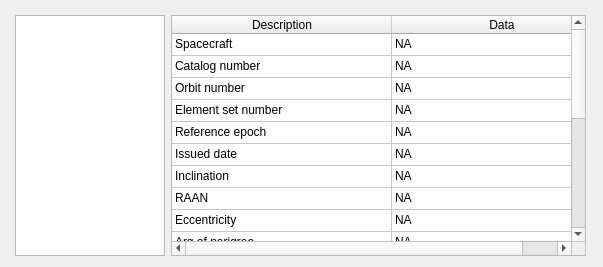
<?xml version="1.0" encoding="UTF-8"?>
<ui version="4.0">
 <class>orbitdialog</class>
 <widget class="QDialog" name="orbitdialog">
  <property name="windowModality">
   <enum>Qt::WindowModal</enum>
  </property>
  <property name="geometry">
   <rect>
    <x>0</x>
    <y>0</y>
    <width>603</width>
    <height>267</height>
   </rect>
  </property>
  <property name="sizePolicy">
   <sizepolicy hsizetype="Expanding" vsizetype="Expanding">
    <horstretch>0</horstretch>
    <verstretch>0</verstretch>
   </sizepolicy>
  </property>
  <property name="maximumSize">
   <size>
    <width>16777215</width>
    <height>16777215</height>
   </size>
  </property>
  <property name="windowTitle">
   <string>Satellite Orbit Data</string>
  </property>
  <property name="modal">
   <bool>true</bool>
  </property>
  <widget class="QWidget" name="layoutWidget">
   <property name="geometry">
    <rect>
     <x>10</x>
     <y>10</y>
     <width>581</width>
     <height>251</height>
    </rect>
   </property>
   <layout class="QHBoxLayout" name="horizontalLayout">
    <property name="margin">
     <number>5</number>
    </property>
    <item>
     <widget class="QListWidget" name="satListWidget">
      <property name="sizePolicy">
       <sizepolicy hsizetype="Expanding" vsizetype="Expanding">
        <horstretch>0</horstretch>
        <verstretch>0</verstretch>
       </sizepolicy>
      </property>
      <property name="minimumSize">
       <size>
        <width>40</width>
        <height>40</height>
       </size>
      </property>
      <property name="maximumSize">
       <size>
        <width>150</width>
        <height>16777215</height>
       </size>
      </property>
      <property name="styleSheet">
       <string/>
      </property>
      <property name="editTriggers">
       <set>QAbstractItemView::NoEditTriggers</set>
      </property>
     </widget>
    </item>
    <item>
     <widget class="QTableWidget" name="tableWidget">
      <property name="sizePolicy">
       <sizepolicy hsizetype="Expanding" vsizetype="Expanding">
        <horstretch>0</horstretch>
        <verstretch>0</verstretch>
       </sizepolicy>
      </property>
      <property name="minimumSize">
       <size>
        <width>363</width>
        <height>0</height>
       </size>
      </property>
      <property name="autoFillBackground">
       <bool>true</bool>
      </property>
      <property name="styleSheet">
       <string/>
      </property>
      <property name="editTriggers">
       <set>QAbstractItemView::NoEditTriggers</set>
      </property>
      <property name="selectionBehavior">
       <enum>QAbstractItemView::SelectRows</enum>
      </property>
      <property name="verticalScrollMode">
       <enum>QAbstractItemView::ScrollPerPixel</enum>
      </property>
      <property name="horizontalScrollMode">
       <enum>QAbstractItemView::ScrollPerPixel</enum>
      </property>
      <property name="wordWrap">
       <bool>true</bool>
      </property>
      <property name="rowCount">
       <number>21</number>
      </property>
      <property name="columnCount">
       <number>2</number>
      </property>
      <attribute name="horizontalHeaderDefaultSectionSize">
       <number>220</number>
      </attribute>
      <attribute name="horizontalHeaderMinimumSectionSize">
       <number>10</number>
      </attribute>
      <attribute name="verticalHeaderVisible">
       <bool>false</bool>
      </attribute>
      <attribute name="verticalHeaderDefaultSectionSize">
       <number>22</number>
      </attribute>
      <attribute name="verticalHeaderMinimumSectionSize">
       <number>18</number>
      </attribute>
      <row/>
      <row/>
      <row/>
      <row/>
      <row/>
      <row/>
      <row/>
      <row/>
      <row/>
      <row/>
      <row/>
      <row/>
      <row/>
      <row/>
      <row/>
      <row/>
      <row/>
      <row/>
      <row/>
      <row/>
      <row/>
      <column>
       <property name="text">
        <string>Description</string>
       </property>
      </column>
      <column>
       <property name="text">
        <string>Data</string>
       </property>
      </column>
      <item row="0" column="0">
       <property name="text">
        <string>Spacecraft</string>
       </property>
      </item>
      <item row="0" column="1">
       <property name="text">
        <string>NA</string>
       </property>
      </item>
      <item row="1" column="0">
       <property name="text">
        <string>Catalog number</string>
       </property>
      </item>
      <item row="1" column="1">
       <property name="text">
        <string>NA</string>
       </property>
      </item>
      <item row="2" column="0">
       <property name="text">
        <string>Orbit number</string>
       </property>
      </item>
      <item row="2" column="1">
       <property name="text">
        <string>NA</string>
       </property>
      </item>
      <item row="3" column="0">
       <property name="text">
        <string>Element set number</string>
       </property>
      </item>
      <item row="3" column="1">
       <property name="text">
        <string>NA</string>
       </property>
      </item>
      <item row="4" column="0">
       <property name="text">
        <string>Reference epoch</string>
       </property>
      </item>
      <item row="4" column="1">
       <property name="text">
        <string>NA</string>
       </property>
      </item>
      <item row="5" column="0">
       <property name="text">
        <string>Issued date</string>
       </property>
      </item>
      <item row="5" column="1">
       <property name="text">
        <string>NA</string>
       </property>
      </item>
      <item row="6" column="0">
       <property name="text">
        <string>Inclination</string>
       </property>
      </item>
      <item row="6" column="1">
       <property name="text">
        <string>NA</string>
       </property>
      </item>
      <item row="7" column="0">
       <property name="text">
        <string>RAAN</string>
       </property>
      </item>
      <item row="7" column="1">
       <property name="text">
        <string>NA</string>
       </property>
      </item>
      <item row="8" column="0">
       <property name="text">
        <string>Eccentricity</string>
       </property>
      </item>
      <item row="8" column="1">
       <property name="text">
        <string>NA</string>
       </property>
      </item>
      <item row="9" column="0">
       <property name="text">
        <string>Arg of perigree</string>
       </property>
      </item>
      <item row="9" column="1">
       <property name="text">
        <string>NA</string>
       </property>
      </item>
      <item row="10" column="0">
       <property name="text">
        <string>Mean anomaly</string>
       </property>
      </item>
      <item row="10" column="1">
       <property name="text">
        <string>NA</string>
       </property>
      </item>
      <item row="11" column="0">
       <property name="text">
        <string>Mean motion</string>
       </property>
      </item>
      <item row="11" column="1">
       <property name="text">
        <string>NA</string>
       </property>
      </item>
      <item row="12" column="0">
       <property name="text">
        <string>Decay rate</string>
       </property>
      </item>
      <item row="12" column="1">
       <property name="text">
        <string>NA</string>
       </property>
      </item>
      <item row="13" column="0">
       <property name="text">
        <string>Nddot/6</string>
       </property>
      </item>
      <item row="13" column="1">
       <property name="text">
        <string>NA</string>
       </property>
      </item>
      <item row="14" column="0">
       <property name="text">
        <string>B star drag term</string>
       </property>
      </item>
      <item row="14" column="1">
       <property name="text">
        <string>NA</string>
       </property>
      </item>
      <item row="15" column="0">
       <property name="text">
        <string>Semi-major axis</string>
       </property>
      </item>
      <item row="15" column="1">
       <property name="text">
        <string>NA</string>
       </property>
      </item>
      <item row="16" column="0">
       <property name="text">
        <string>Apogee altitude</string>
       </property>
      </item>
      <item row="16" column="1">
       <property name="text">
        <string>NA</string>
       </property>
      </item>
      <item row="17" column="0">
       <property name="text">
        <string>Perigee altitude</string>
       </property>
      </item>
      <item row="17" column="1">
       <property name="text">
        <string>NA</string>
       </property>
      </item>
      <item row="18" column="0">
       <property name="text">
        <string>Anomalistic period</string>
       </property>
      </item>
      <item row="18" column="1">
       <property name="text">
        <string>NA</string>
       </property>
      </item>
      <item row="19" column="0">
       <property name="text">
        <string>Nodal period</string>
       </property>
      </item>
      <item row="19" column="1">
       <property name="text">
        <string>NA</string>
       </property>
      </item>
      <item row="20" column="0">
       <property name="text">
        <string>Decay date</string>
       </property>
      </item>
      <item row="20" column="1">
       <property name="text">
        <string>NA</string>
       </property>
      </item>
     </widget>
    </item>
   </layout>
  </widget>
 </widget>
 <resources/>
 <connections/>
</ui>
